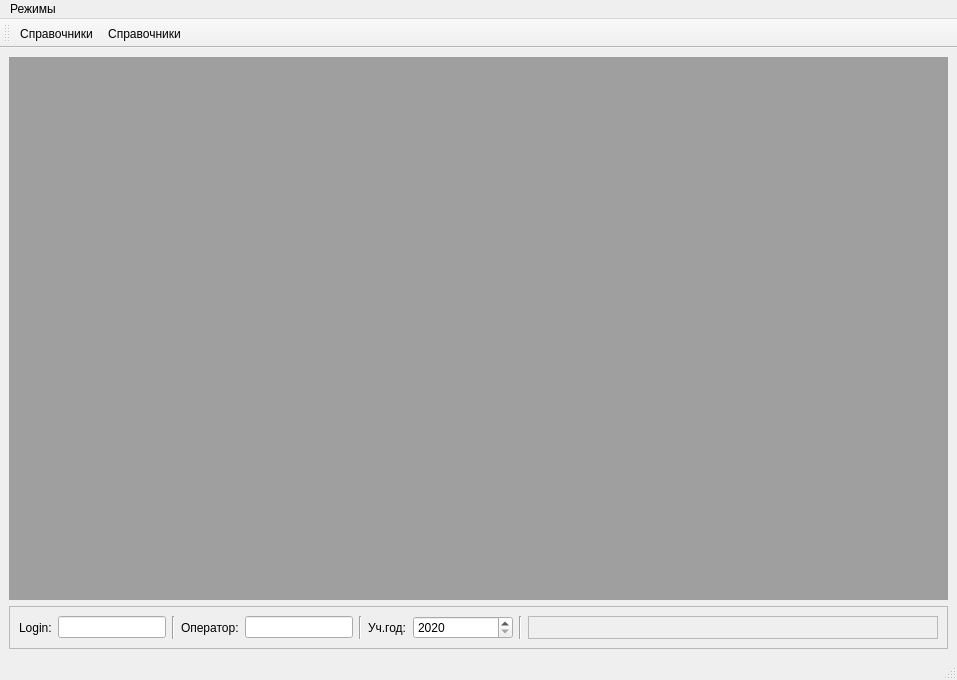
<?xml version="1.0" encoding="UTF-8"?>
<ui version="4.0">
 <class>MainWindow</class>
 <widget class="QMainWindow" name="MainWindow">
  <property name="geometry">
   <rect>
    <x>0</x>
    <y>0</y>
    <width>957</width>
    <height>680</height>
   </rect>
  </property>
  <property name="windowTitle">
   <string>MainWindow</string>
  </property>
  <widget class="QWidget" name="cw">
   <layout class="QVBoxLayout" name="verticalLayout">
    <item>
     <widget class="QMdiArea" name="mdiArea">
      <property name="focusPolicy">
       <enum>Qt::TabFocus</enum>
      </property>
      <property name="viewMode">
       <enum>QMdiArea::SubWindowView</enum>
      </property>
     </widget>
    </item>
    <item>
     <widget class="QFrame" name="frame">
      <property name="frameShape">
       <enum>QFrame::StyledPanel</enum>
      </property>
      <property name="frameShadow">
       <enum>QFrame::Raised</enum>
      </property>
      <layout class="QHBoxLayout" name="horizontalLayout">
       <item>
        <widget class="QLabel" name="label_2">
         <property name="text">
          <string>Login:</string>
         </property>
        </widget>
       </item>
       <item>
        <widget class="QLineEdit" name="login">
         <property name="enabled">
          <bool>true</bool>
         </property>
         <property name="sizePolicy">
          <sizepolicy hsizetype="Minimum" vsizetype="Fixed">
           <horstretch>0</horstretch>
           <verstretch>0</verstretch>
          </sizepolicy>
         </property>
         <property name="readOnly">
          <bool>true</bool>
         </property>
         <property name="placeholderText">
          <string notr="true"/>
         </property>
        </widget>
       </item>
       <item>
        <widget class="Line" name="line_2">
         <property name="orientation">
          <enum>Qt::Vertical</enum>
         </property>
        </widget>
       </item>
       <item>
        <widget class="QLabel" name="label_3">
         <property name="text">
          <string>Оператор:</string>
         </property>
        </widget>
       </item>
       <item>
        <widget class="QLineEdit" name="user_name">
         <property name="sizePolicy">
          <sizepolicy hsizetype="Minimum" vsizetype="Fixed">
           <horstretch>0</horstretch>
           <verstretch>0</verstretch>
          </sizepolicy>
         </property>
         <property name="readOnly">
          <bool>true</bool>
         </property>
         <property name="placeholderText">
          <string notr="true"/>
         </property>
        </widget>
       </item>
       <item>
        <widget class="Line" name="line_3">
         <property name="orientation">
          <enum>Qt::Vertical</enum>
         </property>
        </widget>
       </item>
       <item>
        <widget class="QLabel" name="label">
         <property name="text">
          <string>Уч.год:</string>
         </property>
        </widget>
       </item>
       <item>
        <widget class="QSpinBox" name="current_year">
         <property name="minimumSize">
          <size>
           <width>100</width>
           <height>0</height>
          </size>
         </property>
         <property name="minimum">
          <number>2020</number>
         </property>
         <property name="maximum">
          <number>2040</number>
         </property>
        </widget>
       </item>
       <item>
        <widget class="Line" name="line">
         <property name="orientation">
          <enum>Qt::Vertical</enum>
         </property>
        </widget>
       </item>
       <item>
        <widget class="QFrame" name="frame_2">
         <property name="sizePolicy">
          <sizepolicy hsizetype="Expanding" vsizetype="Preferred">
           <horstretch>0</horstretch>
           <verstretch>0</verstretch>
          </sizepolicy>
         </property>
         <property name="frameShape">
          <enum>QFrame::StyledPanel</enum>
         </property>
         <property name="frameShadow">
          <enum>QFrame::Raised</enum>
         </property>
        </widget>
       </item>
      </layout>
     </widget>
    </item>
   </layout>
  </widget>
  <widget class="QMenuBar" name="menubar">
   <property name="geometry">
    <rect>
     <x>0</x>
     <y>0</y>
     <width>957</width>
     <height>21</height>
    </rect>
   </property>
   <widget class="QMenu" name="menu">
    <property name="title">
     <string>Режимы</string>
    </property>
    <addaction name="action"/>
   </widget>
   <addaction name="menu"/>
  </widget>
  <widget class="QStatusBar" name="statusbar"/>
  <widget class="QToolBar" name="toolBar_up">
   <property name="windowTitle">
    <string>toolBar</string>
   </property>
   <property name="toolButtonStyle">
    <enum>Qt::ToolButtonTextBesideIcon</enum>
   </property>
   <attribute name="toolBarArea">
    <enum>TopToolBarArea</enum>
   </attribute>
   <attribute name="toolBarBreak">
    <bool>false</bool>
   </attribute>
   <addaction name="action"/>
   <addaction name="action_dict"/>
  </widget>
  <action name="action_dict">
   <property name="text">
    <string>Справочники</string>
   </property>
  </action>
  <action name="action">
   <property name="checkable">
    <bool>false</bool>
   </property>
   <property name="icon">
    <iconset theme="applications-accessories">
     <normaloff>.</normaloff>.</iconset>
   </property>
   <property name="text">
    <string>Справочники</string>
   </property>
  </action>
 </widget>
 <resources/>
 <connections/>
</ui>
